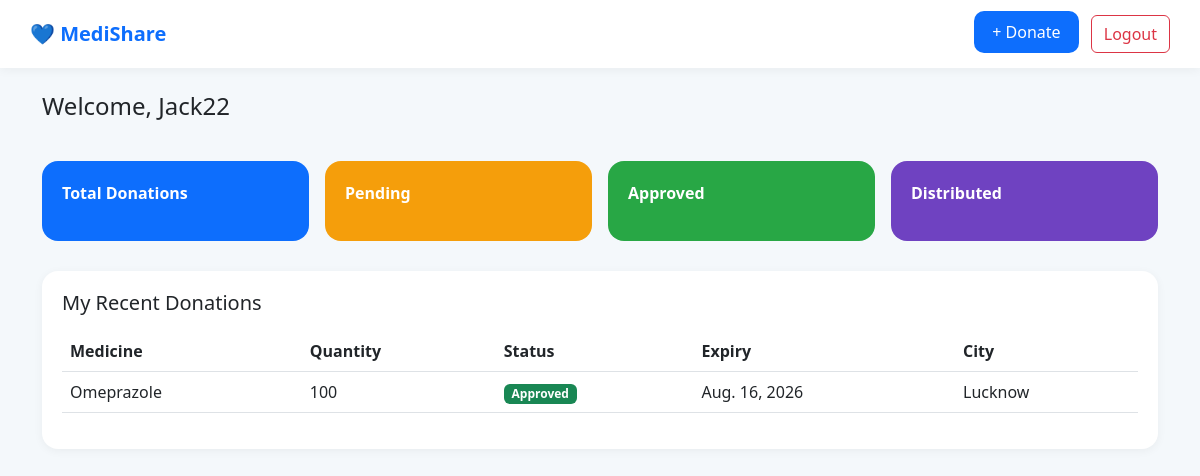
The app's page /dashboard/ (signed in) with its own data.
### core/models.py (models this page shows, shortened)
class User(AbstractUser):
    ROLE_CHOICES = (
        ('DONOR', 'Donor'),
        ('NGO', 'NGO'),
    )
    role = models.CharField(max_length=10, choices=ROLE_CHOICES, default='DONOR')
    phone = models.CharField(max_length=15, blank=True, null=True)
    address = models.TextField(blank=True, null=True)

class MedicineDonation(models.Model):
    STATUS_CHOICES = [
        ('PENDING', 'Pending'),
        ('APPROVED', 'Approved'),
    ]
    donor = models.ForeignKey(User, on_delete=models.CASCADE)
    medicine_name = models.CharField(max_length=100)
    quantity = models.IntegerField()
    expiry_date = models.DateField()
    city = models.CharField(max_length=100)
    status = models.CharField(max_length=10, choices=STATUS_CHOICES, default='PENDING')
    image = models.ImageField(upload_to='medicine_images/', blank=True, null=True)

### core/views.py (the view)
# urls.py: path('dashboard/', views.dashboard, name='dashboard'),
@login_required
def dashboard(request):
    donations = MedicineDonation.objects.filter(donor=request.user)
    return render(request, 'dashboard.html', {
        'donations': donations
    })

### core/templates/dashboard.html (shortened to what this page needs)
<!DOCTYPE html>
<html lang="en">
<head>
<link href="https://cdn.jsdelivr.net/npm/bootstrap@5.3.0/dist/css/bootstrap.min.css" rel="stylesheet">
</head>
<body>
<nav class="navbar d-flex justify-content-between">
    <div class="logo">💙 MediShare</div>
    <div>
        <a href="/donate/" class="donate-btn">+ Donate</a>
        <a href="/logout/" class="btn btn-outline-danger ms-2">Logout</a>
    </div>
</nav>
<div class="container mt-4">
    <h4>Welcome, {{ request.user.username }}</h4>
    <div class="row mt-4 g-3">
        <div class="col-md-3">
            <div class="card-box bg-blue">
                <p>Total Donations</p>
            </div>
        </div>
        <div class="col-md-3">
            <div class="card-box bg-orange">
                <p>Pending</p>
            </div>
        </div>
        <div class="col-md-3">
            <div class="card-box bg-green">
                <p>Approved</p>
            </div>
        </div>
        <div class="col-md-3">
            <div class="card-box bg-purple">
                <p>Distributed</p>
            </div>
        </div>
    </div>
    <div class="table-box">
        <h5>My Recent Donations</h5>
        <table class="table mt-3">
            <thead>
                <tr>
                    <th>Medicine</th>
                    <th>Quantity</th>
                    <th>Status</th>
                    <th>Expiry</th>
                    <th>City</th>
                </tr>
            </thead>
            <tbody>
                {% for d in donations %}
                <tr>
                    <td>{{ d.medicine_name }}</td>
                    <td>{{ d.quantity }}</td>
                    <td>
                        <span class="badge
                        {% if d.status == 'PENDING' %} bg-warning
                        {% elif d.status == 'APPROVED' %} bg-success
                        {% elif d.status == 'REJECTED' %} bg-danger
                        {% elif d.status == 'COLLECTED' %} bg-info
                        {% elif d.status == 'DISTRIBUTED' %} bg-primary
                        {% endif %}
                        ">
                        {{ d.get_status_display }}
                        </span>
                    </td>
                    <td>
                        {{ d.expiry_date }}
                    </td>
                    <td>{{ d.city }}</td>
                </tr>
                {% empty %}
                <tr>
                    <td colspan="5" class="text-center">No donations yet</td>
                </tr>
                {% endfor %}
            </tbody>
        </table>
    </div>
</div>
</body>
</html>

### core/templates/dashboard.html (style rules this page uses)
body { background: #f4f8fb; font-family: 'Segoe UI', sans-serif; }
.navbar { background: white; padding: 15px 30px; box-shadow: 0 2px 10px rgba(0,0,0,0.05); }
.logo { font-weight: bold; color: #0d6efd; font-size: 20px; }
.card-box { border-radius: 16px; padding: 20px; color: white; font-weight: 600; }
.bg-blue { background: #0d6efd; }
.bg-green { background: #28a745; }
.bg-orange { background: #f59e0b; }
.bg-purple { background: #6f42c1; }
.donate-btn { background: #0d6efd; color: white; padding: 10px 18px; border-radius: 10px; text-decoration: none; font-weight: 500; }
.table-box { background: white; padding: 20px; border-radius: 16px; box-shadow: 0 2px 10px rgba(0,0,0,0.05); margin-top: 30px; }

### records on screen
User: user.username "Jack22"
MedicineDonation: medicine_name "Omeprazole", quantity "100", status "Approved", expiry_date "Aug. 16, 2026", city "Lucknow"
